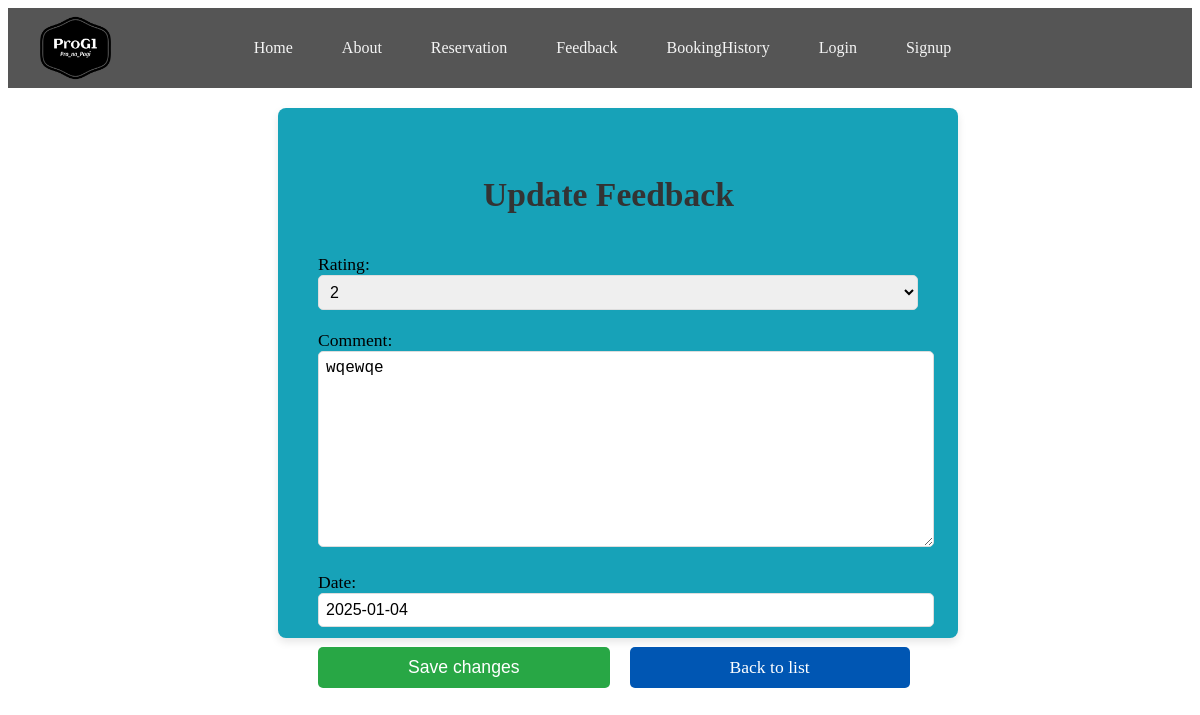
The app's page /feedbackdetail/1/edit with its own data.
### app/models.py (models this page shows, shortened)
class Feedback(models.Model):
    rating = models.IntegerField(choices=[(1, '1'), (2, '2'), (3, '3'), (4, '4'), (5, '5')])
    comment = models.TextField(blank=True, null=True)
    date = models.DateField()

### app/views.py (the view)
# urls.py: path('feedbackdetail/<int:pk>/edit' , FeedbackUpdateView.as_view(), name='feedback_update'),
class FeedbackUpdateView(UpdateView):
    model = Feedback
    fields = ['rating','comment', 'date']
    template_name = 'app/feedback_update.html'

### app/templates/app/feedback_update.html (shortened to what this page needs)
{% extends 'app/base.html' %}
{% load static %}
{% block content %}
    <form method="post" class="form_signup">
        <h2>Update Feedback</h2>
        {{ form.as_p }}
        <button type="submit" class="button_signup">Save changes</button>
        <a href="{% url 'feedback_list' %}">Back to list</a>
    </form>
    {% endblock content %}

### static/css/base.css (style rules this page uses)
.form_signup { background-color: #17a2b8; height: 450px; border-radius: 8px; box-shadow: 0 4px 8px rgba(0, 0, 0, 0.1); padding: 40px; width: 100%; max-width: 600px; margin-top: 20px; margin-left: 270px; text-align: left; }
.form_signup h2 { font-size: 2.1rem; color: #333; margin-bottom: 40px; font-weight: bold; margin-left: 165px; }
.form_signup p { margin-bottom: 20px; font-size: 1.1rem; }
.form_signup input, .form_signup select, .form_signup textarea { width: 100%; padding: 7px; font-size: 1rem; border: 1px solid #ddd; border-radius: 5px; }
.button_signup { background-color: #28a745; color: white; padding: 10px 90px; font-size: 1.1rem; border: none; border-radius: 5px; cursor: pointer; transition: background-color 0.3s ease; }
.form_signup a { font-size: 1.1rem; position: fixed; padding: 10px 100px; margin-left: 20px; text-decoration: none; border-radius: 5px; background-color:#0056b3; color: #fff; text-align: center; transition: background-color 0.3s ease; }

### records on screen
Feedback: rating "2", comment "wqewqe", date "2025-01-04"
